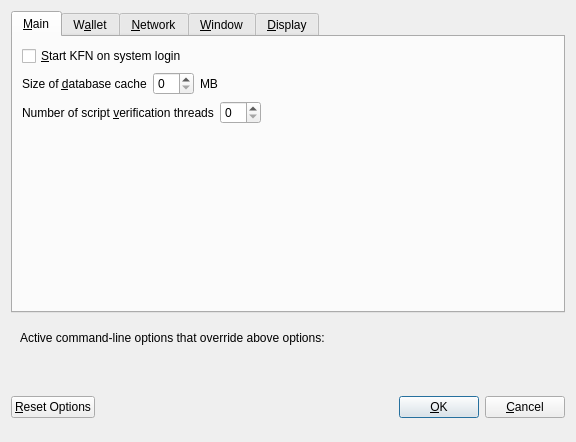
<?xml version="1.0" encoding="UTF-8"?>
<ui version="4.0">
 <class>OptionsDialog</class>
 <widget class="QDialog" name="OptionsDialog">
  <property name="geometry">
   <rect>
    <x>0</x>
    <y>0</y>
    <width>576</width>
    <height>442</height>
   </rect>
  </property>
  <property name="windowTitle">
   <string>Options</string>
  </property>
  <property name="modal">
   <bool>true</bool>
  </property>
  <layout class="QVBoxLayout" name="verticalLayout">
   <item>
    <widget class="QTabWidget" name="tabWidget">
     <property name="currentIndex">
      <number>0</number>
     </property>
     <widget class="QWidget" name="tabMain">
      <attribute name="title">
       <string>&amp;Main</string>
      </attribute>
      <layout class="QVBoxLayout" name="verticalLayout_Main">
       <item>
        <widget class="QCheckBox" name="bitcoinAtStartup">
         <property name="toolTip">
          <string>Automatically start KFN after logging in to the system.</string>
         </property>
         <property name="text">
          <string>&amp;Start KFN on system login</string>
         </property>
        </widget>
       </item>
       <item>
        <layout class="QHBoxLayout" name="horizontalLayout_2_Main">
         <item>
          <widget class="QLabel" name="databaseCacheLabel">
           <property name="text">
            <string>Size of &amp;database cache</string>
           </property>
           <property name="textFormat">
            <enum>Qt::PlainText</enum>
           </property>
           <property name="buddy">
            <cstring>databaseCache</cstring>
           </property>
          </widget>
         </item>
         <item>
          <widget class="QSpinBox" name="databaseCache"/>
         </item>
         <item>
          <widget class="QLabel" name="databaseCacheUnitLabel">
           <property name="text">
            <string>MB</string>
           </property>
           <property name="textFormat">
            <enum>Qt::PlainText</enum>
           </property>
          </widget>
         </item>
         <item>
          <spacer name="horizontalSpacer_2_Main">
           <property name="orientation">
            <enum>Qt::Horizontal</enum>
           </property>
           <property name="sizeHint" stdset="0">
            <size>
             <width>40</width>
             <height>20</height>
            </size>
           </property>
          </spacer>
         </item>
        </layout>
       </item>
       <item>
        <layout class="QHBoxLayout" name="horizontalLayout_3_Main">
         <item>
          <widget class="QLabel" name="threadsScriptVerifLabel">
           <property name="text">
            <string>Number of script &amp;verification threads</string>
           </property>
           <property name="textFormat">
            <enum>Qt::PlainText</enum>
           </property>
           <property name="buddy">
            <cstring>threadsScriptVerif</cstring>
           </property>
          </widget>
         </item>
         <item>
          <widget class="QSpinBox" name="threadsScriptVerif">
           <property name="toolTip">
            <string>(0 = auto, &lt;0 = leave that many cores free)</string>
           </property>
          </widget>
         </item>
         <item>
          <spacer name="horizontalSpacer_3_Main">
           <property name="orientation">
            <enum>Qt::Horizontal</enum>
           </property>
           <property name="sizeHint" stdset="0">
            <size>
             <width>40</width>
             <height>20</height>
            </size>
           </property>
          </spacer>
         </item>
        </layout>
       </item>
       <item>
        <spacer name="verticalSpacer_2">
         <property name="orientation">
          <enum>Qt::Vertical</enum>
         </property>
         <property name="sizeHint" stdset="0">
          <size>
           <width>20</width>
           <height>40</height>
          </size>
         </property>
        </spacer>
       </item>
      </layout>
     </widget>
     <widget class="QWidget" name="tabWallet">
      <attribute name="title">
       <string>W&amp;allet</string>
      </attribute>
      <layout class="QVBoxLayout" name="verticalLayout_Wallet">
       <item>
        <layout class="QHBoxLayout" name="horizontalLayout_2_Wallet">
         <item>
          <widget class="QLabel" name="labelStakeSplitThresholdText">
           <property name="text">
            <string>Stake split threshold:</string>
           </property>
          </widget>
         </item>
         <item>
          <widget class="QSpinBox" name="spinBoxStakeSplitThreshold">
           <property name="minimum">
            <number>1</number>
           </property>
           <property name="maximum">
            <number>999999</number>
           </property>
          </widget>
         </item>
        </layout>
       </item>
       <item>
        <widget class="QGroupBox" name="groupBox">
         <property name="title">
          <string>Expert</string>
         </property>
         <layout class="QVBoxLayout" name="verticalLayout_2">
          <item>
           <widget class="QCheckBox" name="coinControlFeatures">
            <property name="toolTip">
             <string>Whether to show coin control features or not.</string>
            </property>
            <property name="text">
             <string>Enable coin &amp;control features</string>
            </property>
           </widget>
          </item>
          <item>
           <widget class="QCheckBox" name="showMasternodesTab">
            <property name="toolTip">
             <string>Show additional tab listing all your masternodes in first sub-tab&lt;br/&gt;and all masternodes on the network in second sub-tab.</string>
            </property>
            <property name="text">
             <string>Show Masternodes Tab</string>
            </property>
           </widget>
          </item>
          <item>
           <widget class="QCheckBox" name="spendZeroConfChange">
            <property name="toolTip">
             <string>If you disable the spending of unconfirmed change, the change from a transaction&lt;br/&gt;cannot be used until that transaction has at least one confirmation.&lt;br/&gt;This also affects how your balance is computed.</string>
            </property>
            <property name="text">
             <string>&amp;Spend unconfirmed change</string>
            </property>
           </widget>
          </item>
         </layout>
        </widget>
       </item>
       <item>
        <spacer name="verticalSpacer_Wallet">
         <property name="orientation">
          <enum>Qt::Vertical</enum>
         </property>
         <property name="sizeHint" stdset="0">
          <size>
           <width>20</width>
           <height>40</height>
          </size>
         </property>
        </spacer>
       </item>
      </layout>
     </widget>
     <widget class="QWidget" name="tabNetwork">
      <attribute name="title">
       <string>&amp;Network</string>
      </attribute>
      <layout class="QVBoxLayout" name="verticalLayout_Network">
       <item>
        <widget class="QCheckBox" name="mapPortUpnp">
         <property name="toolTip">
          <string>Automatically open the KFN client port on the router. This only works when your router supports UPnP and it is enabled.</string>
         </property>
         <property name="text">
          <string>Map port using &amp;UPnP</string>
         </property>
        </widget>
       </item>
       <item>
        <widget class="QCheckBox" name="allowIncoming">
         <property name="toolTip">
          <string>Accept connections from outside</string>
         </property>
         <property name="text">
          <string>Allow incoming connections</string>
         </property>
        </widget>
       </item>
       <item>
        <widget class="QCheckBox" name="connectSocks">
         <property name="toolTip">
          <string>Connect to the KFN network through a SOCKS5 proxy.</string>
         </property>
         <property name="text">
          <string>&amp;Connect through SOCKS5 proxy (default proxy):</string>
         </property>
        </widget>
       </item>
       <item>
        <layout class="QHBoxLayout" name="horizontalLayout_1_Network">
         <item>
          <widget class="QLabel" name="proxyIpLabel">
           <property name="text">
            <string>Proxy &amp;IP:</string>
           </property>
           <property name="textFormat">
            <enum>Qt::PlainText</enum>
           </property>
           <property name="buddy">
            <cstring>proxyIp</cstring>
           </property>
          </widget>
         </item>
         <item>
          <widget class="QValidatedLineEdit" name="proxyIp">
           <property name="minimumSize">
            <size>
             <width>140</width>
             <height>0</height>
            </size>
           </property>
           <property name="maximumSize">
            <size>
             <width>140</width>
             <height>16777215</height>
            </size>
           </property>
           <property name="toolTip">
            <string>IP address of the proxy (e.g. IPv4: 127.0.0.1 / IPv6: ::1)</string>
           </property>
          </widget>
         </item>
         <item>
          <widget class="QLabel" name="proxyPortLabel">
           <property name="text">
            <string>&amp;Port:</string>
           </property>
           <property name="textFormat">
            <enum>Qt::PlainText</enum>
           </property>
           <property name="buddy">
            <cstring>proxyPort</cstring>
           </property>
          </widget>
         </item>
         <item>
          <widget class="QLineEdit" name="proxyPort">
           <property name="minimumSize">
            <size>
             <width>55</width>
             <height>0</height>
            </size>
           </property>
           <property name="maximumSize">
            <size>
             <width>55</width>
             <height>16777215</height>
            </size>
           </property>
           <property name="toolTip">
            <string>Port of the proxy (e.g. 9050)</string>
           </property>
          </widget>
         </item>
         <item>
          <spacer name="horizontalSpacer_1_Network">
           <property name="orientation">
            <enum>Qt::Horizontal</enum>
           </property>
           <property name="sizeHint" stdset="0">
            <size>
             <width>40</width>
             <height>20</height>
            </size>
           </property>
          </spacer>
         </item>
        </layout>
       </item>
       <item>
        <spacer name="verticalSpacer_Network">
         <property name="orientation">
          <enum>Qt::Vertical</enum>
         </property>
         <property name="sizeHint" stdset="0">
          <size>
           <width>20</width>
           <height>40</height>
          </size>
         </property>
        </spacer>
       </item>
      </layout>
     </widget>
     <widget class="QWidget" name="tabWindow">
      <attribute name="title">
       <string>&amp;Window</string>
      </attribute>
      <layout class="QVBoxLayout" name="verticalLayout_Window">
       <item>
        <widget class="QCheckBox" name="minimizeToTray">
         <property name="toolTip">
          <string>Show only a tray icon after minimizing the window.</string>
         </property>
         <property name="text">
          <string>&amp;Minimize to the tray instead of the taskbar</string>
         </property>
        </widget>
       </item>
       <item>
        <widget class="QCheckBox" name="minimizeOnClose">
         <property name="toolTip">
          <string>Minimize instead of exit the application when the window is closed. When this option is enabled, the application will be closed only after selecting Quit in the menu.</string>
         </property>
         <property name="text">
          <string>M&amp;inimize on close</string>
         </property>
        </widget>
       </item>
       <item>
        <spacer name="verticalSpacer_Window">
         <property name="orientation">
          <enum>Qt::Vertical</enum>
         </property>
         <property name="sizeHint" stdset="0">
          <size>
           <width>20</width>
           <height>40</height>
          </size>
         </property>
        </spacer>
       </item>
      </layout>
     </widget>
     <widget class="QWidget" name="tabDisplay">
      <attribute name="title">
       <string>&amp;Display</string>
      </attribute>
      <layout class="QVBoxLayout" name="verticalLayout_Display">
       <item>
        <layout class="QHBoxLayout" name="horizontalLayout_1_Display">
         <item>
          <widget class="QLabel" name="langLabel">
           <property name="text">
            <string>User Interface &amp;language:</string>
           </property>
           <property name="textFormat">
            <enum>Qt::PlainText</enum>
           </property>
           <property name="buddy">
            <cstring>lang</cstring>
           </property>
          </widget>
         </item>
         <item>
          <widget class="QValueComboBox" name="lang">
           <property name="toolTip">
            <string>The user interface language can be set here. This setting will take effect after restarting KFN.</string>
           </property>
          </widget>
         </item>
        </layout>
       </item>
       <item>
        <widget class="QLabel" name="label_3">
         <property name="toolTip">
          <string notr="true"/>
         </property>
         <property name="statusTip">
          <string notr="true"/>
         </property>
         <property name="whatsThis">
          <string notr="true"/>
         </property>
         <property name="accessibleName">
          <string notr="true"/>
         </property>
         <property name="text">
          <string>Language missing or translation incomplete? Help contributing translations here:
https://discord.gg/4cvKvaGYhK</string>
         </property>
         <property name="wordWrap">
          <bool>true</bool>
         </property>
         <property name="openExternalLinks">
          <bool>true</bool>
         </property>
         <property name="textInteractionFlags">
          <set>Qt::TextBrowserInteraction</set>
         </property>
        </widget>
       </item>
       <item>
        <layout class="QHBoxLayout" name="horizontalLayout_2_Display" stretch="0,0">
         <item>
          <widget class="QLabel" name="themeLabel">
           <property name="text">
            <string>User Interface Theme:</string>
           </property>
          </widget>
         </item>
         <item>
          <widget class="QValueComboBox" name="theme"/>
         </item>
        </layout>
       </item>
       <item>
        <widget class="QWidget" name="verticalDisplayWidget" native="true">
         <layout class="QVBoxLayout" name="verticalDisplayLayout">
          <property name="margin">
           <number>0</number>
          </property>
          <item>
           <widget class="Line" name="line">
            <property name="orientation">
             <enum>Qt::Horizontal</enum>
            </property>
           </widget>
          </item>
          <item>
           <layout class="QHBoxLayout" name="horizontalLayout_3_Display">
            <item>
             <widget class="QLabel" name="unitLabel">
              <property name="text">
               <string>Unit to show amounts in:</string>
              </property>
              <property name="textFormat">
               <enum>Qt::PlainText</enum>
              </property>
             </widget>
            </item>
            <item>
             <widget class="QValueComboBox" name="unit">
              <property name="toolTip">
               <string>Choose the default subdivision unit to show in the interface and when sending coins.</string>
              </property>
             </widget>
            </item>
           </layout>
          </item>
          <item>
           <layout class="QHBoxLayout" name="horizontalLayout_4_Display">
            <item>
             <widget class="QLabel" name="digitsLabel">
              <property name="text">
               <string>Decimal digits</string>
              </property>
             </widget>
            </item>
            <item>
             <widget class="QValueComboBox" name="digits"/>
            </item>
           </layout>
          </item>
          <item>
           <layout class="QHBoxLayout" name="horizontalLayout_5_Display">
            <item>
             <widget class="QCheckBox" name="checkBoxHideZeroBalances">
              <property name="toolTip">
               <string>Hide empty balances</string>
              </property>
              <property name="layoutDirection">
               <enum>Qt::LeftToRight</enum>
              </property>
              <property name="text">
               <string>Hide empty balances</string>
              </property>
             </widget>
            </item>
            <item>
             <widget class="QCheckBox" name="checkBoxHideOrphans">
              <property name="toolTip">
               <string>Hide orphan stakes in transaction lists</string>
              </property>
              <property name="text">
               <string>Hide orphan stakes</string>
              </property>
             </widget>
            </item>
            <item>
             <spacer name="horizontalSpacer">
              <property name="orientation">
               <enum>Qt::Horizontal</enum>
              </property>
              <property name="sizeHint" stdset="0">
               <size>
                <width>40</width>
                <height>20</height>
               </size>
              </property>
             </spacer>
            </item>
           </layout>
          </item>
          <item>
           <layout class="QHBoxLayout" name="horizontalLayout_6_Display">
            <item>
             <widget class="QLabel" name="thirdPartyTxUrlsLabel">
              <property name="toolTip">
               <string>Third party URLs (e.g. a block explorer) that appear in the transactions tab as context menu items. %s in the URL is replaced by transaction hash. Multiple URLs are separated by vertical bar |.</string>
              </property>
              <property name="text">
               <string>Third party transaction URLs</string>
              </property>
             </widget>
            </item>
            <item>
             <widget class="QLineEdit" name="thirdPartyTxUrls">
              <property name="toolTip">
               <string>Third party URLs (e.g. a block explorer) that appear in the transactions tab as context menu items. %s in the URL is replaced by transaction hash. Multiple URLs are separated by vertical bar |.</string>
              </property>
             </widget>
            </item>
           </layout>
          </item>
         </layout>
        </widget>
       </item>
       <item>
        <spacer name="verticalSpacer">
         <property name="orientation">
          <enum>Qt::Vertical</enum>
         </property>
         <property name="sizeHint" stdset="0">
          <size>
           <width>20</width>
           <height>40</height>
          </size>
         </property>
        </spacer>
       </item>
      </layout>
     </widget>
    </widget>
   </item>
   <item>
    <widget class="QFrame" name="frame">
     <layout class="QVBoxLayout" name="verticalLayout_Bottom">
      <item>
       <layout class="QHBoxLayout" name="horizontalLayout_Bottom">
        <item>
         <widget class="QLabel" name="overriddenByCommandLineInfoLabel">
          <property name="text">
           <string>Active command-line options that override above options:</string>
          </property>
          <property name="textFormat">
           <enum>Qt::PlainText</enum>
          </property>
         </widget>
        </item>
        <item>
         <spacer name="horizontalSpacer_Bottom">
          <property name="orientation">
           <enum>Qt::Horizontal</enum>
          </property>
          <property name="sizeHint" stdset="0">
           <size>
            <width>40</width>
            <height>20</height>
           </size>
          </property>
         </spacer>
        </item>
       </layout>
      </item>
      <item>
       <widget class="QLabel" name="overriddenByCommandLineLabel">
        <property name="text">
         <string/>
        </property>
        <property name="textFormat">
         <enum>Qt::PlainText</enum>
        </property>
        <property name="wordWrap">
         <bool>true</bool>
        </property>
       </widget>
      </item>
     </layout>
    </widget>
   </item>
   <item>
    <layout class="QHBoxLayout" name="horizontalLayout_Buttons">
     <item>
      <widget class="QPushButton" name="resetButton">
       <property name="toolTip">
        <string>Reset all client options to default.</string>
       </property>
       <property name="text">
        <string>&amp;Reset Options</string>
       </property>
       <property name="autoDefault">
        <bool>false</bool>
       </property>
      </widget>
     </item>
     <item>
      <spacer name="horizontalSpacer_1">
       <property name="orientation">
        <enum>Qt::Horizontal</enum>
       </property>
       <property name="sizeHint" stdset="0">
        <size>
         <width>40</width>
         <height>48</height>
        </size>
       </property>
      </spacer>
     </item>
     <item>
      <widget class="QLabel" name="statusLabel">
       <property name="minimumSize">
        <size>
         <width>200</width>
         <height>0</height>
        </size>
       </property>
       <property name="font">
        <font>
         <weight>75</weight>
         <bold>true</bold>
        </font>
       </property>
       <property name="text">
        <string/>
       </property>
       <property name="textFormat">
        <enum>Qt::PlainText</enum>
       </property>
       <property name="wordWrap">
        <bool>true</bool>
       </property>
      </widget>
     </item>
     <item>
      <spacer name="horizontalSpacer_2">
       <property name="orientation">
        <enum>Qt::Horizontal</enum>
       </property>
       <property name="sizeHint" stdset="0">
        <size>
         <width>40</width>
         <height>48</height>
        </size>
       </property>
      </spacer>
     </item>
     <item>
      <widget class="QPushButton" name="okButton">
       <property name="text">
        <string>&amp;OK</string>
       </property>
       <property name="autoDefault">
        <bool>false</bool>
       </property>
       <property name="default">
        <bool>true</bool>
       </property>
      </widget>
     </item>
     <item>
      <widget class="QPushButton" name="cancelButton">
       <property name="text">
        <string>&amp;Cancel</string>
       </property>
       <property name="autoDefault">
        <bool>false</bool>
       </property>
      </widget>
     </item>
    </layout>
   </item>
  </layout>
 </widget>
 <customwidgets>
  <customwidget>
   <class>QValidatedLineEdit</class>
   <extends>QLineEdit</extends>
   <header>qvalidatedlineedit.h</header>
  </customwidget>
  <customwidget>
   <class>QValueComboBox</class>
   <extends>QComboBox</extends>
   <header>qvaluecombobox.h</header>
  </customwidget>
 </customwidgets>
 <resources/>
 <connections/>
</ui>
